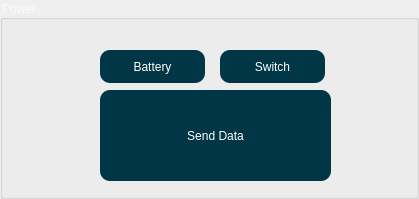
   <widget class="QGroupBox" name="groupBox_14">
    <property name="geometry">
     <rect>
      <x>871</x>
      <y>531</y>
      <width>419</width>
      <height>199</height>
     </rect>
    </property>
    <property name="cursor">
     <cursorShape>PointingHandCursor</cursorShape>
    </property>
    <property name="styleSheet">
     <string notr="true">font: 75 14pt &quot;Comic Sans MS&quot;;
color:rgb(250, 250, 250)</string>
    </property>
    <property name="title">
     <string>Power</string>
    </property>
    <widget class="QPushButton" name="btnBattery">
     <property name="geometry">
      <rect>
       <x>100</x>
       <y>50</y>
       <width>105</width>
       <height>33</height>
      </rect>
     </property>
     <property name="cursor">
      <cursorShape>PointingHandCursor</cursorShape>
     </property>
     <property name="styleSheet">
      <string notr="true">QPushButton{
background-color: rgb(0, 54, 69);
   border-radius: 10px;
border-color: rgb(255, 85, 255);
color: rgb(255, 255, 255);
font: 10pt &quot;Comic Sans MS&quot;;
}

QPushButton::hover
{
border:0px;
	
	background-color: rgb(0, 121, 131);
}
QPushButton:pressed
{
border:1px solid rgb(0, 121, 131);
background-color: rgb(179,250, 250);
}</string>
     </property>
     <property name="text">
      <string>Battery</string>
     </property>
    </widget>
    <widget class="QPushButton" name="btnSwitch">
     <property name="geometry">
      <rect>
       <x>220</x>
       <y>50</y>
       <width>105</width>
       <height>33</height>
      </rect>
     </property>
     <property name="cursor">
      <cursorShape>PointingHandCursor</cursorShape>
     </property>
     <property name="styleSheet">
      <string notr="true">QPushButton{
background-color: rgb(0, 54, 69);
   border-radius: 10px;
border-color: rgb(255, 85, 255);
color: rgb(255, 255, 255);
font: 10pt &quot;Comic Sans MS&quot;;
}

QPushButton::hover
{
border:0px;
	
	background-color: rgb(0, 121, 131);
}
QPushButton:pressed
{
border:1px solid rgb(0, 121, 131);
background-color: rgb(179,250, 250);
}</string>
     </property>
     <property name="text">
      <string>Switch</string>
     </property>
    </widget>
    <widget class="QPushButton" name="btnSendData">
     <property name="geometry">
      <rect>
       <x>100</x>
       <y>90</y>
       <width>231</width>
       <height>91</height>
      </rect>
     </property>
     <property name="cursor">
      <cursorShape>PointingHandCursor</cursorShape>
     </property>
     <property name="styleSheet">
      <string notr="true">QPushButton{
background-color: rgb(0, 54, 69);
   border-radius: 10px;
border-color: rgb(255, 85, 255);
color: rgb(255, 255, 255);
font: 10pt &quot;Comic Sans MS&quot;;
}

QPushButton::hover
{
border:0px;
	
	background-color: rgb(0, 121, 131);
}
QPushButton:pressed
{
border:1px solid rgb(0, 121, 131);
	background-color: rgb(179,250, 250);
}</string>
     </property>
     <property name="text">
      <string>Send Data</string>
     </property>
     <property name="autoDefault">
      <bool>false</bool>
     </property>
     <property name="default">
      <bool>false</bool>
     </property>
     <property name="flat">
      <bool>false</bool>
     </property>
    </widget>
   </widget>
